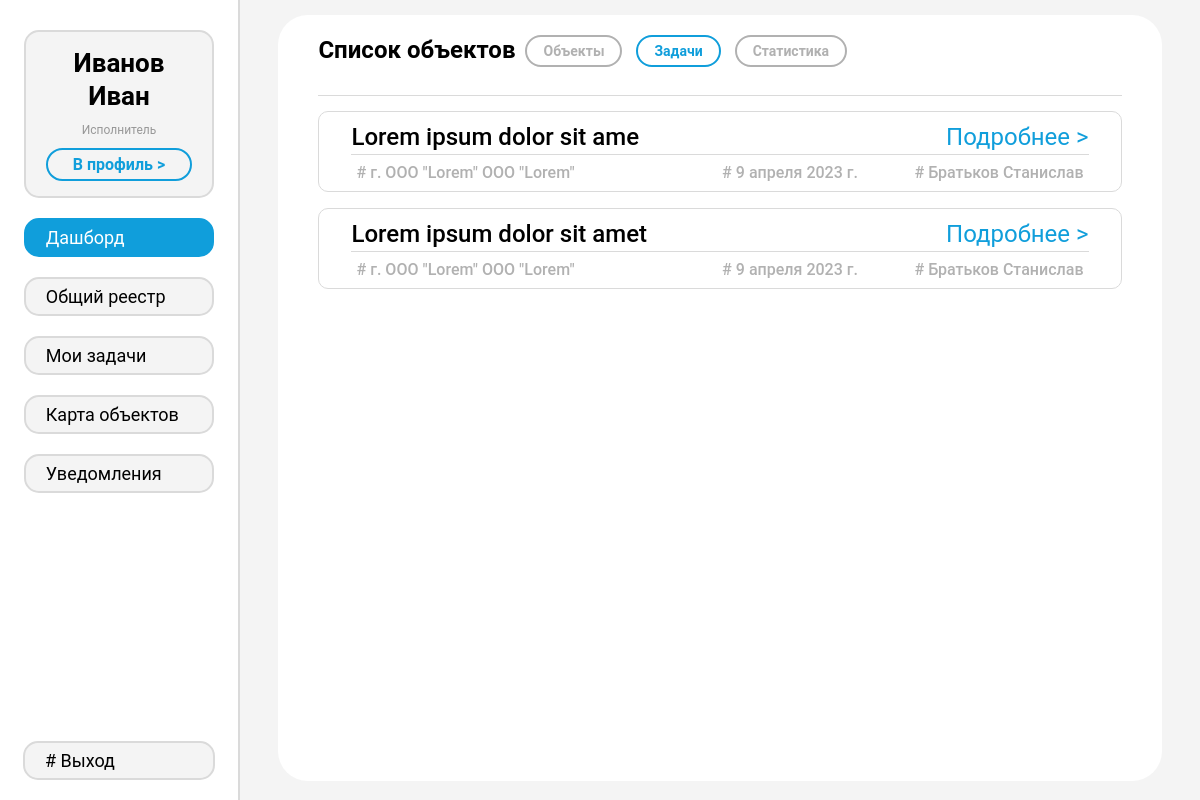
Page /dashboard/tasks (signed in) on the earlier database version.
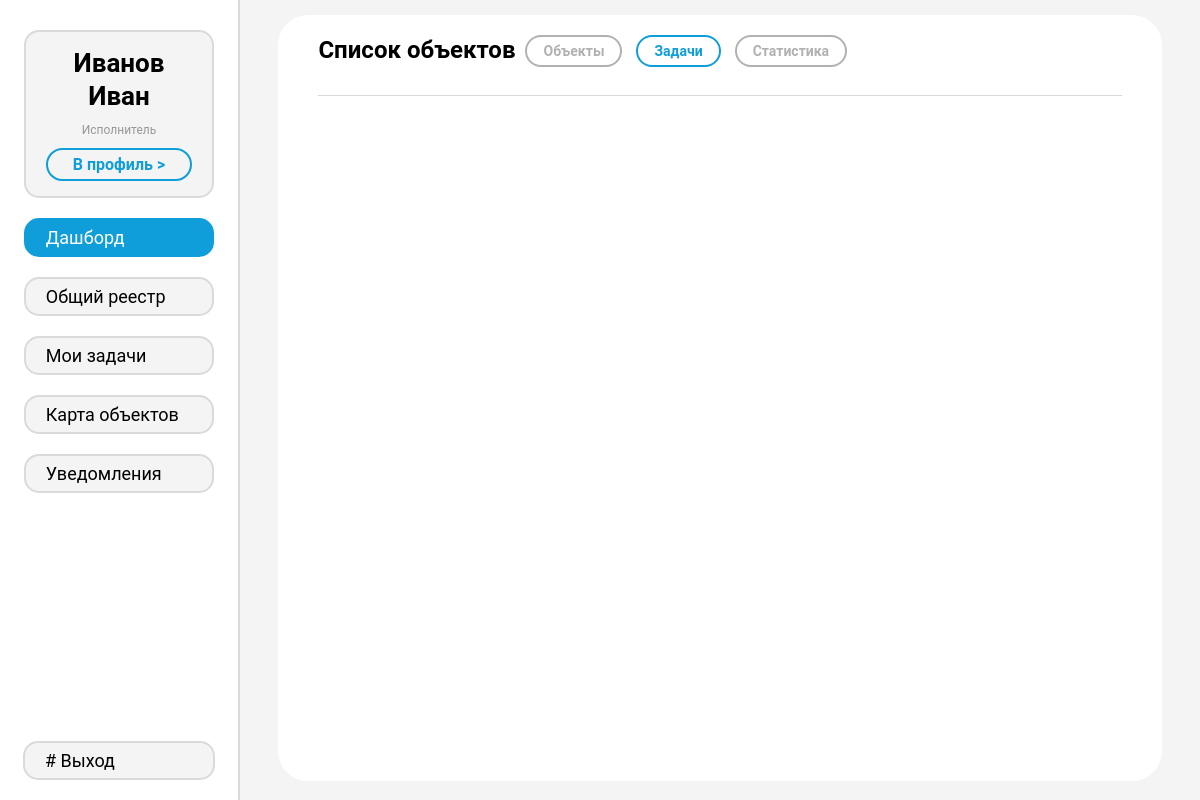
Same page on the later database version.
### tasks/models.py (models this page shows)
class TaskTable(models.Model):
    user = models.ForeignKey(User, on_delete=models.CASCADE)
    label = models.CharField(max_length=50)
    task = models.TextField()
    object = models.ForeignKey(ObjectTable, on_delete=models.CASCADE)
    date = models.DateField()
    comment = models.TextField(blank=True)
    photo = models.ImageField(blank=True, upload_to='photos/done/%Y/%m/%d/')
    done = models.BooleanField(default=False)

### objects/models.py (models this page shows)
class ObjectTable(models.Model):
    address = models.TextField(blank=False)
    administrate_county = models.CharField(max_length=6, blank=False)
    cod_number = models.CharField(max_length=16, blank=True)
    ind_zone = models.BooleanField(default=False)
    date = models.DateField(auto_now=True)
    area = models.CharField(max_length=100)
    comments = models.TextField()
    rev_count = models.IntegerField()
    type_obj = models.CharField(max_length=30)
    state_obj = models.CharField(max_length=100)
    sqr = models.IntegerField()
    own = models.CharField(max_length=100)
    actual_user = models.CharField(max_length=100)
    n_prot = models.CharField(max_length=100)
    city = models.CharField(max_length=100)
    check_company = models.CharField(max_length=100)
    law = models.CharField(max_length=100)
    photo = models.ImageField(blank=True, upload_to='photos/%Y/%m/%d/', default='')

### users/models.py (models this page shows)
class Profile(models.Model):
    user = models.OneToOneField(User, on_delete=models.CASCADE)
    s_name = models.CharField(max_length=100, blank=True)
    name = models.CharField(max_length=100, blank=True)
    p_series = models.CharField(max_length=4, blank=True)
    p_number = models.CharField(max_length=6, blank=True)
    org = models.CharField(max_length=100, blank=True)
    job_title = models.CharField(max_length=100, blank=True)

### objects/views.py (the view)
# urls.py: path('dashboard/<str:item>', dashboard, name='dashboard'),
def dashboard(request, item='objects'):
    if item == 'objects':
        a_cards = ObjectTable.objects.order_by('date')
        cards = []
        y = 0
        for i in a_cards:
            time_now = datetime.date.today()
            if int((time_now - i.date).days) < 5:
                b = [i, 'card-date-red']
            elif 5 <= int((time_now - i.date).days) < 10:
                b = [i, 'card-date-yellow']
            elif 10 <= int((time_now - i.date).days) < 20:
                b = [i, 'card-date-orange']
            else:
                b = [i, 'card-date-green']
            cards.append(i)
            y += 1
            if y == 6:
                break
        data = {
            'cards': cards
        }
        return render(request, 'objects/objects.html', data)
    elif item == 'tasks':
        all_tasks = TaskTable.objects.order_by('date').filter(done=False)
        y = 0
        tasks = []
        for i in all_tasks:
            tasks.append(i)
            y += 1
            if y == 5:
                break
        data = {
            'tasks': tasks
        }
        return render(request, 'objects/tasks.html', data)
    elif item == 'stats':
        data = {
        }
        return render(request, 'objects/stats.html', data)

### objects/templates/objects/tasks.html
{% extends 'objects/base_obj.html' %}
{% load static %}
{% block header %}
    <div class="content-header">
        <div class="content-title">Список объектов</div>
        <div class="content-header-buttons">
            <a href="{% url 'dashboard' 'objects' %}"
               class="objects-btn btn ">Объекты</a>
            <a href="{% url 'dashboard' 'tasks' %}" class="tasks-btn btn content-header-buttons-this-page">Задачи</a>
            <a href="{% url 'dashboard' 'stats' %}" class="stats-btn btn">Статистика</a>
        </div>
    </div>
{% endblock %}
{% block in_content %}
    <div class="content-tasks">
    {% for i in tasks %}
        <div class="card-task">
            <div class="card-task-container">
                <div class="card-row-up">
                    <div class="card-task-title">{{ i.label }}</div>
                    <a class="card-task-more" href="{% url 'task' i.id %}">Подробнее ></a>
                </div>
                <div class="card-row-down">
                    <div class="card-task-address"># г. {{ i.object.city }} {{ i.object.address }}</div>
                    <div class="card-task-date"># {{ i.date}}</div>
                    <div class="card-task-working"># {{ i.user.profile.s_name }} {{ i.user.profile.name }}</div>
                </div>
            </div>
        </div>
    {% endfor %}
    </div>
{% endblock %}

Differences in the rows shown:
removed TaskTable: label "Lorem ipsum dolor sit ame", object.city "ООО \"Lorem\"", object.address "ООО \"Lorem\"", date "9 апреля 2023 г.", user.profile.s_name "Братьков", user.profile.name "Станислав"
removed TaskTable: label "Lorem ipsum dolor sit amet", object.city "ООО \"Lorem\"", object.address "ООО \"Lorem\"", date "9 апреля 2023 г.", user.profile.s_name "Братьков", user.profile.name "Станислав"
